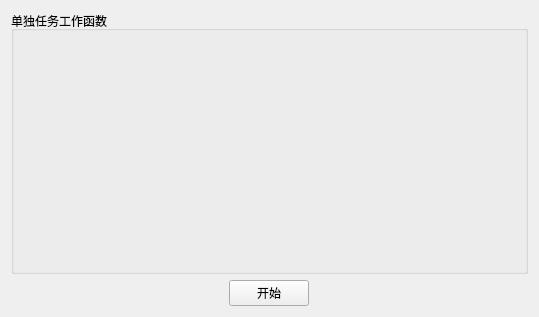
<?xml version="1.0" encoding="UTF-8"?>
<ui version="4.0">
 <class>CThreadTest</class>
 <widget class="QWidget" name="CThreadTest">
  <property name="geometry">
   <rect>
    <x>0</x>
    <y>0</y>
    <width>539</width>
    <height>317</height>
   </rect>
  </property>
  <property name="windowTitle">
   <string>QT-多线程测试</string>
  </property>
  <layout class="QGridLayout" name="gridLayout">
   <item row="0" column="0" colspan="3">
    <widget class="QGroupBox" name="groupBox">
     <property name="title">
      <string>单独任务工作函数</string>
     </property>
     <layout class="QGridLayout" name="gridLayout_2">
      <item row="0" column="0">
       <widget class="QLabel" name="label">
        <property name="font">
         <font>
          <pointsize>36</pointsize>
          <bold>true</bold>
         </font>
        </property>
        <property name="text">
         <string/>
        </property>
        <property name="alignment">
         <set>Qt::AlignCenter</set>
        </property>
       </widget>
      </item>
     </layout>
    </widget>
   </item>
   <item row="1" column="0">
    <spacer name="horizontalSpacer">
     <property name="orientation">
      <enum>Qt::Horizontal</enum>
     </property>
     <property name="sizeHint" stdset="0">
      <size>
       <width>214</width>
       <height>20</height>
      </size>
     </property>
    </spacer>
   </item>
   <item row="1" column="1">
    <widget class="QPushButton" name="btn_start">
     <property name="text">
      <string>开始</string>
     </property>
    </widget>
   </item>
   <item row="1" column="2">
    <spacer name="horizontalSpacer_2">
     <property name="orientation">
      <enum>Qt::Horizontal</enum>
     </property>
     <property name="sizeHint" stdset="0">
      <size>
       <width>214</width>
       <height>20</height>
      </size>
     </property>
    </spacer>
   </item>
  </layout>
 </widget>
 <resources/>
 <connections/>
</ui>
